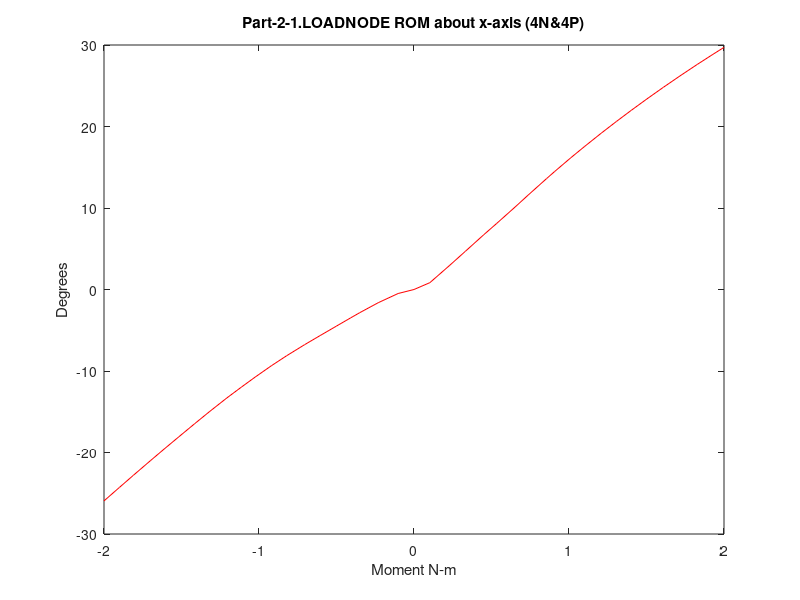

Recreate this plot in MATLAB. (Note: this script raises an error after producing the figure.)
%% Range of  motion for model1_slideslide_tether
%% Part-2-1.LOADNODE
% extension (4N) data converted to degrees
ta=[2 2.05126 2.11533 2.17471 2.20404 2.25121 2.30289 2.35286 2.41117 2.46025 2.51267 2.5564 2.60334 2.66048 2.70822 2.759 2.80923 2.85061 2.90524 2.95003 3];
ur1a=(180/pi)*(0.0343387+[-0.0343387 -0.0429201 -0.062598 -0.0838509 -0.094953 -0.113104 -0.133013 -0.152484 -0.176322 -0.197695 -0.222041 -0.243173 -0.266386 -0.296278 -0.322115 -0.350006 -0.377826 -0.401093 -0.43221 -0.458065 -0.487047 ]);
ur2a=(180/pi)*(.00224762-[0.00224762 0.00505269 0.00683826 0.00727942 0.00728281 0.00724545 0.0072799 0.00714677 0.00661724 0.00586728 0.00466183 0.0033276 0.00172283 -0.00023931 -0.00199712 -0.00416294 -0.0064378 -0.00835577 -0.0109701 -0.0131941 -0.0157246 ]);
ur3a=(180/pi)*(.0151339-[0.0151339 0.0171381 0.01888 0.0200511 0.0205004 0.0211848 0.0222253 0.0233582 0.0244635 0.0252297 0.0258702 0.0261898 0.0263714 0.0265608 0.0267186 0.0267343 0.0265913 0.026393 0.0260247 0.0257179 0.0253773 ]);

% flexion (4P) data converted to degrees
tb=[2 2.05126 2.11533 2.16533 2.2247 2.26689 2.32627 2.36846 2.42783 2.4542 2.50615 2.55076 2.60453 2.65273 2.70062 2.75176 2.80444 2.85837 2.91342 2.96196 3];
ur1b=(180/pi)*(.0343387+[-0.0343387 -0.0196593 0.0175096 0.0472352 0.0827577 0.107235 0.14238 0.167979 0.203274 0.218599 0.247959 0.272234 0.300711 0.3254 0.349241 0.373971 0.398679 0.423214 0.447535 0.46829 0.484186 ]);
ur2b=(180/pi)*(-.00224762+[0.00224762 0.0107461 0.0195767 0.0246747 0.0298488 0.0324576 0.0352449 0.036793 0.0385644 0.0391674 0.0401757 0.0409357 0.0417242 0.0423697 0.0429618 0.0435377 0.0441241 0.0447308 0.0453507 0.0458527 0.0462281 ]);
ur3b=(180/pi)*(-.0151339+[0.0151339 0.021277 0.0278833 0.0315037 0.0342973 0.0354652 0.0372058 0.0379489 0.0380332 0.0378227 0.0370547 0.0361152 0.0350103 0.0339693 0.0329096 0.0317781 0.0306796 0.029644 0.028702 0.0279152 0.0273484 ]);

% lateral bending (5N) data converted to degrees
ta5=[2 2.05126 2.11533 2.16533 2.2247 2.25107 2.30644 2.35622 2.40972 2.46023 2.50711 2.55164 2.60232 2.65142 2.72191 2.77012 2.80437 2.86374 2.90593 2.9903 3];
ur1a5=(180/pi)*(.0343387+[-0.0343387 -0.0343986 -0.0316546 -0.0295464 -0.0280124 -0.0277298 -0.0284788 -0.0307431 -0.0349661 -0.0404483 -0.0465747 -0.0533291 -0.0622483 -0.072034 -0.0878631 -0.0989752 -0.106738 -0.119969 -0.12891 -0.145497 -0.147319]);
ur2a5=(180/pi)*(-.00224762+[0.00224762 -0.00290354 -0.0240878 -0.0444089 -0.0692083 -0.0802835 -0.103072 -0.122762 -0.143113 -0.161953 -0.179221 -0.195333 -0.213332 -0.230401 -0.253613 -0.268154 -0.277857 -0.293893 -0.304506 -0.324426 -0.326665]);
ur3a5=(180/pi)*(-.0151339+[0.0151339 0.0114363 -0.00618317 -0.0234763 -0.0447826 -0.0542516 -0.0732787 -0.0890447 -0.104434 -0.117769 -0.129258 -0.139481 -0.150652 -0.161033 -0.174184 -0.181856 -0.186845 -0.194938 -0.200197 -0.209704 -0.210737]);

% lateral bending (5P) data converted to degrees
tb5=[2 2.05126 2.10091 2.15165 2.20195 2.26309 2.30825 2.35242 2.40115 2.45206 2.50453 2.55201 2.60315 2.66299 2.70555 2.75188 2.8058 2.85226 2.9048 2.95124 3];
ur1b5=(180/pi)*(.0343387+[-0.0343387 -0.0329761 -0.0282085 -0.0224677 -0.0179321 -0.0152707 -0.015095 -0.0162459 -0.0192414 -0.024322 -0.0315731 -0.0397942 -0.0501965 -0.0642589 -0.0750709 -0.08719 -0.101044 -0.112297 -0.124195 -0.133992 -0.143574]);
ur2b5=(180/pi)*(-.00224762+[0.00224762 0.0227945 0.0486374 0.0768306 0.103934 0.135032 0.156628 0.176546 0.197523 0.21859 0.239608 0.258169 0.277341 0.298916 0.313414 0.327685 0.342613 0.354271 0.366411 0.376458 0.386506]);
ur3b5=(180/pi)*(-.0151339+[0.0151339 0.0301092 0.0511333 0.0748778 0.0982757 0.124874 0.143054 0.159674 0.176779 0.193636 0.209882 0.223534 0.237142 0.251372 0.260503 0.268749 0.276724 0.282543 0.288149 0.292778 0.297523 ]);

% axial roation (6N) data converted to degrees.
ta6=[2 2.05026 2.11433 2.16433 2.21433 2.26433 2.31433 2.36433 2.41433 2.46433 2.51433 2.56433 2.61433 2.66433 2.70261 2.75271 2.82501 2.85634 2.92405 2.9575 3];
ur1a6=(180/pi)*(.0343387+[-0.0343387 0.0172967 0.0264968 0.0322873 0.0352965 0.0370636 0.0389244 0.040875 0.0436022 0.0450558 0.0474968 0.0498123 0.0527043 0.0548587 0.0570845 0.0619776 0.0645461 0.0672414 0.0696797 0.0737381 0.0758544]);
ur2a6=(180/pi)*(-.00224762+[0.00224762 0.00353964 -0.0278401 -0.0419204 -0.0566276 -0.0685239 -0.0805712 -0.0922899 -0.107368 -0.114411 -0.123825 -0.131892 -0.141199 -0.147408 -0.153285 -0.16408 -0.16899 -0.173684 -0.177592 -0.18355 -0.186439]);
ur3a6=(180/pi)*(-.0151339+[0.0151339 -0.000298985 -0.0454191 -0.0684407 -0.0901054 -0.107379 -0.124798 -0.142002 -0.164629 -0.17549 -0.190444 -0.203338 -0.21865 -0.229102 -0.239238 -0.258765 -0.268115 -0.277267 -0.285116 -0.297527 -0.30378]);

% axial rotation (6P) data converted to degrees
tb6=[2 2.05126 2.10091 2.15535 2.20061 2.25209 2.30561 2.36555 2.40191 2.4653 2.51879 2.5529 2.60117 2.65273 2.7052 2.76398 2.80076 2.87223 2.92223 2.95699 3];
ur1b6=(180/pi)*(.0343387+[-0.0343387 -0.0327078 -0.026392 -0.0157587 -0.00548349 0.00523403 0.0148991 0.0234711 0.027985 0.034321 0.0387739 0.041286 0.0445064 0.0475931 0.0504994 0.0536639 0.0556168 0.0594421 0.0621948 0.0641459 0.0666459]);
ur2b6=(180/pi)*(-.00224762+[0.00224762 0.0197621 0.042054 0.0675632 0.0875551 0.108171 0.127502 0.14721 0.158109 0.175163 0.187988 0.195529 0.205375 0.214895 0.223785 0.232776 0.237925 0.24713 0.253005 0.256977 0.261702 ]);
ur3b6=(180/pi)*(-.0151339+[0.0151339 0.0349672 0.0623539 0.0969771 0.126342 0.157106 0.185322 0.211801 0.226298 0.249079 0.266621 0.277135 0.291053 0.304897 0.318233 0.33236 0.340794 0.356435 0.366867 0.374009 0.382714]);

%% Part-2-1.N-C4-EP
% extension (4N) data converted to degrees
tc=[2 2.05126 2.11533 2.17471 2.20404 2.25121 2.30289 2.35286 2.41117 2.46025 2.51267 2.5564 2.60334 2.66048 2.70822 2.759 2.80923 2.85061 2.90524 2.95003 3];
ur1c=(180/pi)*(.0533468+[-0.0533468 -0.0576258 -0.0692695 -0.0816738 -0.0884144 -0.0997754 -0.112876 -0.126935 -0.14478 -0.16075 -0.178881 -0.195166 -0.213628 -0.237957 -0.259142 -0.282544 -0.306299 -0.32639 -0.353442 -0.376072 -0.401468]);
ur2c=(180/pi)*(-.00222095+[0.00222095 0.00540294 0.00831296 0.0106367 0.0116593 0.0130803 0.0143768 0.0153482 0.0161963 0.0167081 0.0169189 0.016802 0.0164654 0.0159024 0.0151564 0.0139653 0.0125477 0.01119 0.00920282 0.00740138 0.0052625]);
ur3c=(180/pi)*(-.0120205+[0.0120205 0.0140399 0.0162592 0.0183819 0.0193323 0.0206035 0.021988 0.0234075 0.0248871 0.0259601 0.0268357 0.0273596 0.0277503 0.0280832 0.0282201 0.0281844 0.0279598 0.0276451 0.0270897 0.0265701 0.0259201]);

% flexion (4P) data converted to degrees
td=[2 2.05126 2.11533 2.16533 2.2247 2.26689 2.32627 2.36846 2.42783 2.4542 2.50615 2.55076 2.60453 2.65273 2.70062 2.75176 2.80444 2.85837 2.91342 2.96196 3];
ur1d=(180/pi)*(.0533468+[-0.0533468 -0.0445415 -0.0151627 0.00746568 0.0345007 0.0529839 0.0799394 0.0995668 0.126572 0.138276 0.160667 0.179131 0.200758 0.219555 0.237727 0.256595 0.275472 0.294239 0.31282 0.328751 0.340968 ]);
ur2d=(180/pi)*(-.00222095+[0.00222095 0.0099748 0.0178732 0.0221819 0.0266054 0.0287981 0.0310892 0.0323342 0.033771 0.0342385 0.035014 0.0356052 0.0361782 0.0366497 0.0371124 0.0375709 0.0380409 0.0385216 0.0390042 0.0394204 0.039733]);
ur3d=(180/pi)*(-.0120205+[0.0120205 0.0177755 0.0242068 0.0276793 0.0304203 0.031635 0.0335122 0.0344113 0.0347759 0.0346988 0.0342181 0.033526 0.0326923 0.0318924 0.0310474 0.0301368 0.0292414 0.0283828 0.0275588 0.0269224 0.0264775]);

% lateral bending (5N) data converted to degrees
tc5=[2 2.05126 2.11533 2.16533 2.2247 2.25107 2.30644 2.35622 2.40972 2.46023 2.50711 2.55164 2.60232 2.65142 2.72191 2.77012 2.80437 2.86374 2.90593 2.9903 3];
ur1c5=(180/pi)*(.0533468+[-0.0533468 -0.0531734 -0.0490715 -0.0458393 -0.04282 -0.0417507 -0.0405847 -0.0412863 -0.0440339 -0.0482786 -0.0534476 -0.0592616 -0.0670354 -0.0757254 -0.0897556 -0.0995351 -0.106401 -0.118043 -0.125991 -0.140938 -0.142606  ]);
ur2c5=(180/pi)*(-.00222095+[0.00222095 0.00176625 -0.0122755 -0.0272494 -0.0457757 -0.0540905 -0.0712901 -0.0863514 -0.102115 -0.116915 -0.130636 -0.143504 -0.157918 -0.171629 -0.190107 -0.201504 -0.209046 -0.221387 -0.22948 -0.244507 -0.246179]);
ur3c5=(180/pi)*(-.0120205+[0.0120205 0.0114394 -0.00133528 -0.0150648 -0.0321718 -0.0398161 -0.0551195 -0.0678303 -0.0802879 -0.091117 -0.100498 -0.10888 -0.118113 -0.126764 -0.137564 -0.143708 -0.147692 -0.154185 -0.158408 -0.166075 -0.166919]);

% lateral bending (5P) data converted to degrees
td5=[2 2.05126 2.10091 2.15165 2.20195 2.26309 2.30825 2.35242 2.40115 2.45206 2.50453 2.55201 2.60315 2.66299 2.70555 2.75188 2.8058 2.85226 2.9048 2.95124 3];
ur1d5=(180/pi)*(.0533468+[-0.0533468 -0.0527352 -0.0482796 -0.0427134 -0.0382235 -0.0354477 -0.0350752 -0.0359569 -0.0385202 -0.0430627 -0.0497747 -0.0575602 -0.0672953 -0.0805141 -0.0907335 -0.102124 -0.11505 -0.125503 -0.136565 -0.145665 -0.154566]);
ur2d5=(180/pi)*(-.00222095+[0.00222095 0.0176446 0.0377462 0.0599483 0.0811823 0.105457 0.122319 0.13792 0.154411 0.171007 0.187605 0.202356 0.217579 0.23477 0.246298 0.257402 0.268814 0.277551 0.286574 0.293998 0.301379]);
ur3d5=(180/pi)*(-.0120205+[0.0120205 0.0234178 0.040508 0.0601078 0.0794323 0.101294 0.116236 0.129974 0.144116 0.158165 0.171718 0.183176 0.194607 0.206607 0.214341 0.221134 0.227559 0.232111 0.236418 0.239991 0.243687]);

% axial rotation (6N) data converted to degrees
tc6=[2 2.05026 2.11433 2.16433 2.21433 2.26433 2.31433 2.36433 2.41433 2.46433 2.51433 2.56433 2.61433 2.66433 2.70261 2.75271 2.82501 2.85634 2.92405 2.9575 3];
ur1c6=(180/pi)*(.0533468+[-0.0533468 -0.00260764 0.00708994 0.0131457 0.016518 0.0186506 0.0209167 0.0230631 0.0259108 0.0273645 0.0297765 0.0319926 0.0346886 0.0366946 0.0387583 0.0431612 0.0454135 0.0477778 0.0499112 0.0534147 0.0552396]);
ur2c6=(180/pi)*(-.00222095+[0.00222095 0.00771031 -0.0175129 -0.0280425 -0.0389416 -0.0476829 -0.0565036 -0.0649998 -0.0757772 -0.0808033 -0.0875056 -0.0933254 -0.100107 -0.10464 -0.108933 -0.116899 -0.120528 -0.124017 -0.126925 -0.131398 -0.133603]);
ur3c6=(180/pi)*(-.0120205+[0.0120205 0.000819699 -0.0384628 -0.0579543 -0.0757145 -0.0896423 -0.103613 -0.117302 -0.135192 -0.143731 -0.155437 -0.165505 -0.177461 -0.185631 -0.193546 -0.208786 -0.216069 -0.223199 -0.229299 -0.238961 -0.243827]);

% axial rotation (6P) data converted to degrees
td6=[2 2.05126 2.10091 2.15535 2.20061 2.25209 2.30561 2.36555 2.40191 2.4653 2.51879 2.5529 2.60117 2.65273 2.7052 2.76398 2.80076 2.87223 2.92223 2.95699 3];
ur1d6=(180/pi)*(.0533468+[-0.0533468 -0.05214 -0.0459119 -0.0352029 -0.0248809 -0.0141796 -0.00457925 0.00390598 0.00844438 0.0147708 0.0191886 0.0217487 0.0250791 0.0283177 0.0314567 0.0348465 0.0369238 0.0409369 0.0437859 0.0458037 0.0483735 ]);
ur2d6=(180/pi)*(-.00222095+[0.00222095 0.0160784 0.0339458 0.0544377 0.07007 0.0860769 0.100905 0.115907 0.124143 0.136935 0.146507 0.152084 0.159326 0.166221 0.172574 0.178955 0.182609 0.189059 0.193157 0.19594 0.199246  ]);
ur3d6=(180/pi)*(-.0120205+[0.0120205 0.0281838 0.0515285 0.0815671 0.106927 0.133325 0.157184 0.179077 0.190914 0.209432 0.223669 0.232143 0.243282 0.254313 0.264873 0.276027 0.282679 0.29498 0.303195 0.308833 0.315711]);

%% part-2-1.N-C5-EP
% extension (4N) data converted to degrees
te=[2 2.05126 2.11533 2.17471 2.20404 2.25121 2.30289 2.35286 2.41117 2.46025 2.51267 2.5564 2.60334 2.66048 2.70822 2.759 2.80923 2.85061 2.90524 2.95003 3];
ur1e=(180/pi)*(.0325128+[-0.0325128 -0.025722 -0.0226721 -0.0223314 -0.0228913 -0.0247992 -0.0277578 -0.0320244 -0.0388926 -0.0459808 -0.0547503 -0.0631105 -0.0729374 -0.0857422 -0.0971042 -0.109848 -0.123131 -0.134347 -0.149369 -0.162024 -0.176733]);
ur2e=(180/pi)*(.00634995+[-0.00634995 -0.00374986 -0.000426013 0.00208346 0.00311539 0.00468463 0.00603325 0.00694955 0.00787491 0.00857283 0.00905358 0.00920045 0.00919257 0.0091397 0.00877185 0.00813501 0.00728558 0.00640361 0.00507597 0.00387513 0.00246004]);
ur3e=(180/pi)*(.000203499+[-0.000203499 0.000953407 0.00267603 0.00404081 0.00457743 0.00535503 0.00610483 0.00680815 0.00764978 0.00831529 0.0088179 0.00906798 0.00921447 0.00935254 0.00930036 0.00918825 0.0089852 0.00869382 0.00817165 0.00769596 0.00715516]);

% flexion (4P) data converted to degrees
tf=[2 2.05126 2.11533 2.16533 2.2247 2.26689 2.32627 2.36846 2.42783 2.4542 2.50615 2.55076 2.60453 2.65273 2.70062 2.75176 2.80444 2.85837 2.91342 2.96196 3 ];
ur1f=(180/pi)*(.0325128+[-0.0325128 -0.023006 -0.0160839 -0.00201638 0.0170957 0.0302031 0.0499545 0.0637694 0.0823229 0.0902978 0.10555 0.118177 0.132983 0.145879 0.158392 0.171444 0.184494 0.197448 0.210191 0.221057 0.229323]);
ur2f=(180/pi)*(.00634995+[-0.00634995 -0.00128743 0.001702 0.00449468 0.00744092 0.00894586 0.0106953 0.0118171 0.0134371 0.0140763 0.0152302 0.0161592 0.0171729 0.0179697 0.0187082 0.0194221 0.0201344 0.020825 0.0214823 0.0220268 0.0224277]);
ur3f=(180/pi)*(.000203499+[-0.000203499 0.00289887 0.00545796 0.00747187 0.00847268 0.00880757 0.00986566 0.0104275 0.0106052 0.0105267 0.0101609 0.00963358 0.00895697 0.00839478 0.007809 0.00717045 0.0065536 0.0059642 0.00540788 0.00499349 0.00472171]);

% lateral bending (5N) data converted to degrees
te5=[2 2.05126 2.11533 2.16533 2.2247 2.25107 2.30644 2.35622 2.40972 2.46023 2.50711 2.55164 2.60232 2.65142 2.72191 2.77012 2.80437 2.86374 2.90593 2.9903 3];
ur1e5=(180/pi)*(.0325128+[-0.0325128 -0.0221577 -0.0173343 -0.015363 -0.0144072 -0.0145264 -0.0157091 -0.0177157 -0.0213183 -0.0262441 -0.0318186 -0.0376903 -0.0453437 -0.0537365 -0.0664274 -0.0749265 -0.0807785 -0.0906083 -0.0971816 -0.109432 -0.110798]);
ur2e5=(180/pi)*(.00634995+[-0.00634995 -0.00364083 -0.00911853 -0.0176298 -0.0290139 -0.0341486 -0.0453736 -0.055778 -0.0670591 -0.0778642 -0.088038 -0.0976694 -0.108555 -0.118929 -0.132487 -0.140568 -0.145808 -0.154226 -0.159604 -0.169275 -0.170335]);
ur3e5=(180/pi)*(.000203499+[-0.000203499 0.00156123 -0.00333539 -0.0109594 -0.0211185 -0.0256478 -0.034944 -0.0430841 -0.0513518 -0.0587004 -0.0651292 -0.0709169 -0.0774914 -0.0837328 -0.0910804 -0.0950629 -0.0975912 -0.101663 -0.104239 -0.108745 -0.109237]);

% lateral bending (5P) data converted to degrees
tf5=[2 2.05126 2.10091 2.15165 2.20195 2.26309 2.30825 2.35242 2.40115 2.45206 2.50453 2.55201 2.60315 2.66299 2.70555 2.75188 2.8058 2.85226 2.9048 2.95124 3];
ur1f5=(180/pi)*(.0325128+[-0.0325128 -0.0225983 -0.019835 -0.0187971 -0.0188736 -0.0196588 -0.0209634 -0.0230951 -0.0267975 -0.0321659 -0.0394032 -0.0474547 -0.0571887 -0.0700762 -0.0797133 -0.0899984 -0.101439 -0.110632 -0.120227 -0.128264 -0.136297]);
ur2f5=(180/pi)*(.00634995+[-0.00634995 0.00237762 0.0132651 0.0259612 0.038901 0.055509 0.0677454 0.0792664 0.091629 0.104213 0.116853 0.128163 0.139797 0.152854 0.161411 0.169229 0.176928 0.182582 0.188185 0.192788 0.197388]);
ur3f5=(180/pi)*(.000203499+[-0.000203499 0.00464063 0.0127841 0.0230715 0.0343015 0.0488168 0.0592842 0.0691302 0.0794595 0.0899611 0.100158 0.108846 0.117503 0.126508 0.132233 0.136816 0.140911 0.143866 0.146671 0.148857 0.151091]);

% axial rotation (6N) data converted to degrees
te6=[2 2.05026 2.11433 2.16433 2.21433 2.26433 2.31433 2.36433 2.41433 2.46433 2.51433 2.56433 2.61433 2.66433 2.70261 2.75271 2.82501 2.85634 2.92405 2.9575 3];
ur1e6=(180/pi)*(.0325128+[-0.0325128 0.0187604 0.0224726 0.0225898 0.0224039 0.0229583 0.0241558 0.0256807 0.0278237 0.0289645 0.0309327 0.0327019 0.0348844 0.0365037 0.0381819 0.0418244 0.0437006 0.0457062 0.0475221 0.0504776 0.0520042]);
ur2e6=(180/pi)*(.00634995+[-0.00634995 0.00439399 -0.00923824 -0.0149053 -0.0219229 -0.0277266 -0.0335108 -0.0389437 -0.0459698 -0.0492897 -0.0537097 -0.0575144 -0.061913 -0.0647996 -0.0675354 -0.072591 -0.074895 -0.0770946 -0.0789196 -0.0816461 -0.0829511 ]);
ur3e6=(180/pi)*(.000203499+[-0.000203499 -0.00450434 -0.028267 -0.0392703 -0.0500433 -0.0588065 -0.0676674 -0.0762846 -0.0876452 -0.093074 -0.100483 -0.106841 -0.114344 -0.119418 -0.124318 -0.133693 -0.13816 -0.142539 -0.146283 -0.152151 -0.155081]);

% axial rotation (6P) data converted to degrees
tf6=[2 2.05126 2.10091 2.15535 2.20061 2.25209 2.30561 2.36555 2.40191 2.4653 2.51879 2.5529 2.60117 2.65273 2.7052 2.76398 2.80076 2.87223 2.92223 2.95699 3];
ur1f6=(180/pi)*(.0325128+[-0.0325128 -0.0217948 -0.0173616 -0.0130705 -0.00875734 -0.00264113 0.00406519 0.0103808 0.0138134 0.0185842 0.021977 0.0239227 0.0263715 0.0288365 0.0312919 0.0341155 0.0359182 0.0394504 0.0420042 0.0437887 0.046048]);
ur2f6=(180/pi)*(.00634995+[-0.00634995 0.00117472 0.0100597 0.0199642 0.0280381 0.0376055 0.0474459 0.0579245 0.0636494 0.0724247 0.0788317 0.0825001 0.087136 0.0914739 0.095396 0.0993049 0.101503 0.10529 0.107594 0.109127 0.110904 ]);
ur3f6=(180/pi)*(.000203499+[-0.000203499 0.00827927 0.021397 0.0395477 0.0561263 0.0743338 0.0912873 0.10674 0.115018 0.127801 0.137437 0.143087 0.150348 0.157476 0.164239 0.171359 0.175577 0.183308 0.188419 0.191907 0.196144 ]);

%% part-2-1.N-C6-EP
% extension (4N) data converted to degrees
tg=[2 2.05126 2.11533 2.17471 2.20404 2.25121 2.30289 2.35286 2.41117 2.46025 2.51267 2.5564 2.60334 2.66048 2.70822 2.759 2.80923 2.85061 2.90524 2.95003 3];
ur1g=(180/pi)*(.0177797+[-0.0177797 -0.00990184 -0.00114846 0.00582196 0.008853 0.0123708 0.0142727 0.0150299 0.0149223 0.0141092 0.012714 0.0110881 0.00883712 0.00535146 0.00152873 -0.00359344 -0.00975731 -0.0156461 -0.0240915 -0.0316422 -0.0406687]);
ur2g=(180/pi)*(.00426295+[-0.00426295 -0.00304572 -0.0014144 -6.8596E-005 0.000522006 0.00146187 0.00249699 0.00327732 0.00399048 0.00448685 0.00497666 0.00532732 0.00561212 0.00590511 0.00614128 0.00634161 0.00647807 0.00638813 0.00598738 0.00556422 0.00505436 ]);
ur3g=(180/pi)*(.00262+[-0.00262 -0.00231196 -0.00196302 -0.00171653 -0.00161188 -0.00139294 -0.00093998 -0.000452892 5.22665E-005 0.000434203 0.000848505 0.00117436 0.00145286 0.00175015 0.00207098 0.00244689 0.00283556 0.00304311 0.00316549 0.00319274 0.00321282 ]);

% flexion (4P) data converted to degrees
tf=[2 2.05126 2.11533 2.16533 2.2247 2.26689 2.32627 2.36846 2.42783 2.4542 2.50615 2.55076 2.60453 2.65273 2.70062 2.75176 2.80444 2.85837 2.91342 2.96196 3];
ur1h=(180/pi)*(.0177797+[-0.0177797 -0.00955834 -0.0110014 -0.0098288 -0.00433789 0.00419642 0.0174581 0.0250159 0.0347212 0.0389015 0.0468615 0.0533607 0.0610127 0.0677167 0.0741981 0.0808863 0.0876056 0.0942935 0.10085 0.106436 0.110677 ]);
ur2h=(180/pi)*(.00426295+[-0.00426295 -0.00209535 -0.000439002 0.000849059 0.00255295 0.00404429 0.00546186 0.00605652 0.00683722 0.00712557 0.00772207 0.00823475 0.00884663 0.00935041 0.00980698 0.0102261 0.0105963 0.0109597 0.0112999 0.0115797 0.0117857]);
ur3h=(180/pi)*(.00262+[-0.00262 -0.00147005 0.000189989 0.00141293 0.00260695 0.00281525 0.00405724 0.00452169 0.0045121 0.0044084 0.00403523 0.00359983 0.00305183 0.00257863 0.00213304 0.00168018 0.00122496 0.000784477 0.000376463 6.84964E-005 -0.000119776]);

% lateral bending (5N) data converted to degrees
tg5=[2 2.05126 2.11533 2.16533 2.2247 2.25107 2.30644 2.35622 2.40972 2.46023 2.50711 2.55164 2.60232 2.65142 2.72191 2.77012 2.80437 2.86374 2.90593 2.9903 3];
ur1g5=(180/pi)*(.0177797+[-0.0177797 -0.00649072 -0.00148287 0.00160419 0.00543445 0.00660652 0.00787463 0.00812599 0.0071566 0.00487814 0.00199788 -0.00153056 -0.00627566 -0.0114799 -0.0187845 -0.023688 -0.0270528 -0.0325844 -0.0362522 -0.0433779 -0.0441833]);
ur2g5=(180/pi)*(.00426295+[-0.00426295 -0.00120827 -0.000393316 -0.00240295 -0.00721028 -0.00953634 -0.0149985 -0.0204248 -0.0267092 -0.032961 -0.0389813 -0.0449101 -0.0516804 -0.0580305 -0.0659075 -0.0706199 -0.0736213 -0.0783399 -0.0813241 -0.0868075 -0.0874118 ]);
ur3g5=(180/pi)*(.00262+[-0.00262 -0.000498319 4.18593E-005 -0.00195004 -0.00636012 -0.00854994 -0.0130631 -0.0169871 -0.0210476 -0.0245795 -0.0276356 -0.0305925 -0.0341196 -0.0375062 -0.0411505 -0.0431605 -0.0444128 -0.0463864 -0.0476033 -0.0498016 -0.0500415  ]);

% lateral bending (5P) data converted to degrees
th5=[2 2.05126 2.10091 2.15165 2.20195 2.26309 2.30825 2.35242 2.40115 2.45206 2.50453 2.55201 2.60315 2.66299 2.70555 2.75188 2.8058 2.85226 2.9048 2.95124 3];
ur1h5=(180/pi)*(.0177797+[-0.0177797 -0.00599504 -0.00162482 0.0010587 0.003647 0.00564336 0.00592261 0.00490265 0.00243378 -0.00162509 -0.00704453 -0.0126442 -0.0198096 -0.0285387 -0.0347097 -0.0413382 -0.0484359 -0.0541469 -0.0600259 -0.0649938 -0.0699685]);
ur2h5=(180/pi)*(.00426295+[-0.00426295 -0.00213696 0.000507663 0.00472736 0.0111179 0.0203805 0.0276652 0.035055 0.0430864 0.0514565 0.0597678 0.0670566 0.0749285 0.0834157 0.0886976 0.0935588 0.0980659 0.10127 0.104318 0.106802 0.109265]);
ur3h5=(180/pi)*(.00262+[-0.00262 -0.00247466 -0.00102281 0.00195442 0.00697115 0.01439 0.0201041 0.0258963 0.0320699 0.0385739 0.0447403 0.0497694 0.055383 0.0607616 0.0640228 0.0668412 0.0691556 0.0707753 0.0722402 0.0733805 0.074505]);

% axial rotation (6N) data converted to degrees
tg6=[2 2.05026 2.11433 2.16433 2.21433 2.26433 2.31433 2.36433 2.41433 2.46433 2.51433 2.56433 2.61433 2.66433 2.70261 2.75271 2.82501 2.85634 2.92405 2.9575 3];
ur1g6=(180/pi)*(.0177797+[-0.0177797 0.0175893 0.0182682 0.0180534 0.0182544 0.0185727 0.0190583 0.0196251 0.0205693 0.0211005 0.0220169 0.022998 0.0243367 0.0253454 0.0263725 0.0285099 0.029599 0.0307804 0.0318469 0.0335938 0.0344939 ]);
ur2g6=(180/pi)*(.00426295+[-0.00426295 0.00438198 -0.00282225 -0.00618609 -0.00991318 -0.0131008 -0.0163648 -0.0194204 -0.023356 -0.0251267 -0.0274657 -0.0294615 -0.0316838 -0.0331147 -0.0344387 -0.0368484 -0.037962 -0.0390486 -0.0399585 -0.0413288 -0.0419785]);
ur3g6=(180/pi)*(.00262+[-0.00262 -0.00352762 -0.0134036 -0.0182051 -0.0232128 -0.0274086 -0.0317721 -0.036098 -0.0419375 -0.0447272 -0.0485639 -0.0518674 -0.0557321 -0.0583299 -0.0607932 -0.0654666 -0.0677075 -0.0699304 -0.0718404 -0.0748185 -0.0763009]);

% axial rotation (6P) data converted to degrees
th6=[2 2.05026 2.11433 2.16433 2.21433 2.26433 2.31433 2.36433 2.41433 2.46433 2.51433 2.56433 2.61433 2.66433 2.70261 2.75271 2.82501 2.85634 2.92405 2.9575 3];
ur1h6=(180/pi)*(.0177797+[-0.0177797 -0.00643032 -0.00276665 -0.000287659 0.00189918 0.00466957 0.00712658 0.010309 0.0118179 0.0141924 0.0159702 0.0170047 0.0183529 0.0197604 0.0211965 0.0228257 0.0238839 0.0259812 0.0274887 0.028538 0.0298709 ]);
ur2h6=(180/pi)*(.00426295+[-0.00426295 -0.0020569 6.80864E-005 0.00316607 0.00759384 0.0138627 0.0205456 0.0273887 0.0311491 0.0368245 0.0408925 0.043162 0.0459848 0.0486109 0.0510034 0.0533661 0.054663 0.0568482 0.058133 0.0589902 0.0599951]);
ur3h6=(180/pi)*(.00262+[-0.00262 3.79488E-005 0.00432455 0.0114208 0.0192481 0.0287779 0.0377263 0.0465384 0.0512752 0.0586307 0.0640889 0.0672578 0.0712811 0.0752007 0.0789342 0.0828485 0.0851333 0.0892825 0.0919933 0.0938463 0.0960939]);

%% part-2-1.N-C7-EP

% flexion (4N) data converted to degrees
ti=[2 2.05126 2.11533 2.17471 2.20404 2.25121 2.30289 2.35286 2.41117 2.46025 2.51267 2.5564 2.60334 2.66048 2.70822 2.759 2.80923 2.85061 2.90524 2.95003 3];
ur1i=(180/pi)*(1.97703E-005+[-1.97703E-005 7.49078E-006 4.56151E-005 7.9374E-005 9.53054E-005 0.000124635 0.000152381 0.000173395 0.000192641 0.000204186 0.000213414 0.000219163 0.000222654 0.000223462 0.000224368 0.00022554 0.000225079 0.000218892 0.000204478 0.000189318 0.000170359]);
ur2i=(180/pi)*(1.53832E-005+[-1.53832E-005 -1.61484E-005 -1.5548E-005 -1.46259E-005 -1.42128E-005 -1.24567E-005 -9.00603E-006 -5.19866E-006 -1.2369E-006 2.02175E-006 5.29629E-006 8.01739E-006 1.09536E-005 1.50004E-005 1.83683E-005 2.17049E-005 2.49387E-005 2.76458E-005 3.12035E-005 3.29275E-005 3.34385E-005]);
ur3i=(180/pi)*(3.26126E-007+[-3.26126E-007 -2.1874E-006 -2.88955E-006 -3.72793E-006 -4.04316E-006 -6.61271E-006 -1.05818E-005 -1.34771E-005 -1.60852E-005 -1.83194E-005 -2.04365E-005 -2.2327E-005 -2.45951E-005 -2.83933E-005 -3.1879E-005 -3.59168E-005 -4.02162E-005 -4.3801E-005 -4.92655E-005 -5.40821E-005 -5.81712E-005]);

% extension (4P) data converted to degrees
th=[2 2.05126 2.11533 2.16533 2.2247 2.26689 2.32627 2.36846 2.42783 2.4542 2.50615 2.55076 2.60453 2.65273 2.70062 2.75176 2.80444 2.85837 2.91342 2.96196 3];
ur1j=(180/pi)*(1.97703E-005+[-1.97703E-005 -3.38997E-007 -1.95795E-005 -3.42259E-005 -4.17375E-005 -3.67685E-005 -2.04987E-005 1.52992E-005 6.90025E-005 9.26441E-005 0.00013985 0.000179992 0.000227531 0.00027036 0.000313542 0.000360038 0.000407744 0.000457024 0.000508083 0.000553369 0.000589061 ]);
ur2j=(180/pi)*(1.53832E-005+[-1.53832E-005 -1.62088E-005 -1.49581E-005 -1.40947E-005 -1.35072E-005 -1.24379E-005 -7.23316E-006 -4.77896E-006 -1.94039E-006 -5.00721E-007 1.40516E-006 2.75598E-006 4.53052E-006 5.95279E-006 7.34701E-006 8.802E-006 9.97045E-006 1.10887E-005 1.22394E-005 1.33151E-005 1.411E-005]);
ur3j=(180/pi)*(3.26126E-007+[-3.26126E-007 -1.13602E-006 1.088E-006 2.53147E-006 5.07206E-006 5.83142E-006 4.25762E-006 2.23096E-006 -1.45821E-006 -3.40078E-006 -7.40136E-006 -1.11493E-005 -1.57791E-005 -1.9793E-005 -2.38055E-005 -2.81257E-005 -3.27375E-005 -3.74806E-005 -4.24858E-005 -4.68775E-005 -5.04137E-005 ]);

% lateral bending (5N) data converted to degrees
ti5=[2 2.05126 2.11533 2.16533 2.2247 2.25107 2.30644 2.35622 2.40972 2.46023 2.50711 2.55164 2.60232 2.65142 2.72191 2.77012 2.80437 2.86374 2.90593 2.9903 3 ];
ur1i5=(180/pi)*(1.97703E-005+[-1.97703E-005 1.66606E-005 3.21456E-005 4.15099E-005 5.4681E-005 6.42926E-005 8.48283E-005 0.000104544 0.000126172 0.000144035 0.000157634 0.000167801 0.000175293 0.00017763 0.00016699 0.000153379 0.000141903 0.000119767 0.000102733 6.77268E-005 6.36597E-005 ]);
ur2i5=(180/pi)*(1.53832E-005+[-1.53832E-005 -1.43855E-005 -6.30448E-006 -3.14407E-006 -3.6855E-006 -7.49609E-006 -1.81732E-005 -3.00875E-005 -4.50705E-005 -6.00532E-005 -7.4666E-005 -8.9661E-005 -0.000108652 -0.000128295 -0.000159555 -0.000182437 -0.000198306 -0.000225885 -0.000244553 -0.000280405 -0.000284488 ]);
ur3i5=(180/pi)*(3.26126E-007+[-3.26126E-007 1.01531E-005 1.79174E-005 2.08519E-005 2.12303E-005 1.99476E-005 1.7394E-005 1.53393E-005 1.4107E-005 1.38857E-005 1.47467E-005 1.65705E-005 2.02862E-005 2.48605E-005 3.22911E-005 3.95733E-005 4.5427E-005 5.64589E-005 6.45256E-005 8.10859E-005 8.30289E-005]);

% lateral bending (5P) data converted to degrees
tj5=[2 2.05126 2.10091 2.15165 2.20195 2.26309 2.30825 2.35242 2.40115 2.45206 2.50453 2.55201 2.60315 2.66299 2.70555 2.75188 2.8058 2.85226 2.9048 2.95124 3];
ur1j5=(180/pi)*(1.97703E-005+[-1.97703E-005 1.54032E-005 2.70743E-005 3.32479E-005 4.2339E-005 6.05868E-005 7.52807E-005 9.10495E-005 0.000108061 0.000123215 0.000135273 0.000142001 0.000145859 0.000140123 0.000130201 0.000107254 7.57084E-005 4.84766E-005 1.78747E-005 -8.66837E-006 -3.58253E-005  ]);
ur2j5=(180/pi)*(1.53832E-005+[-1.53832E-005 -1.75806E-005 -2.08511E-005 -2.19456E-005 -1.81331E-005 -6.6137E-006 5.36187E-006 2.00829E-005 3.79701E-005 5.67828E-005 7.63469E-005 9.46942E-005 0.000114472 0.000139221 0.000159152 0.000182447 0.000211045 0.000233297 0.000256188 0.000275501 0.000295361 ]);
ur3j5=(180/pi)*(3.26126E-007+[-3.26126E-007 -1.25984E-005 -1.67359E-005 -1.84092E-005 -1.68114E-005 -1.46477E-005 -1.28789E-005 -1.18579E-005 -1.20975E-005 -1.32851E-005 -1.46286E-005 -1.71852E-005 -2.11869E-005 -2.62156E-005 -3.20569E-005 -3.51854E-005 -4.17119E-005 -4.7941E-005 -5.50254E-005 -6.19117E-005 -6.94068E-005 ]);

% axial rotation (6P) data converted to degrees
ti6=[2 2.05126 2.10091 2.15535 2.20061 2.25209 2.30561 2.36555 2.40191 2.4653 2.51879 2.5529 2.60117 2.65273 2.7052 2.76398 2.80076 2.87223 2.92223 2.95699 3];
ur1i6=(180/pi)*(1.97703E-005+[-1.97703E-005 1.79715E-005 2.94259E-005 2.84843E-005 2.29173E-005 2.22585E-005 3.36128E-005 5.71887E-005 7.60547E-005 0.000107709 0.000132794 0.000148018 0.000168074 0.000188504 0.000208474 0.000230245 0.000244102 0.000271161 0.000289899 0.000302667 0.000318749]);
ur2i6=(180/pi)*(1.53832E-005+[-1.53832E-005 -3.03893E-005 -5.04974E-005 -7.21896E-005 -9.03045E-005 -0.000107958 -0.000118215 -0.00012414 -0.000125169 -0.000126663 -0.000127716 -0.000128402 -0.000129857 -0.000131843 -0.000134333 -0.000137583 -0.000139663 -0.00014412 -0.000147727 -0.000150304 -0.000153673]);
ur3i6=(180/pi)*(3.26126E-007+[-3.26126E-007 3.02829E-005 7.41507E-005 0.000125212 0.000172733 0.000230047 0.000288226 0.000350841 0.000386971 0.000448765 0.000500901 0.000534328 0.000581484 0.000631492 0.000682118 0.000738722 0.000774145 0.000842646 0.000890351 0.000923317 0.000963845 ]);

% axial rotation (6N) data converted to degrees
tj6=[2 2.05026 2.11433 2.16433 2.21433 2.26433 2.31433 2.36433 2.41433 2.46433 2.51433 2.56433 2.61433 2.66433 2.70261 2.75271 2.82501 2.85634 2.92405 2.9575 3];
ur1t6=(180/pi)*(1.97703E-005+[-1.97703E-005 7.44463E-005 7.15003E-005 7.06738E-005 7.41194E-005 7.90068E-005 8.57631E-005 9.41735E-005 0.000108057 0.000115752 0.000127331 0.000138464 0.000152982 0.000163715 0.000174752 0.000197366 0.0002089 0.00022065 0.000231097 0.000248153 0.000256989]);
ur2t6=(180/pi)*(1.53832E-005+[-1.53832E-005 2.05224E-005 3.66402E-005 4.48922E-005 5.37044E-005 6.08074E-005 6.81063E-005 7.55261E-005 8.5691E-005 9.07064E-005 9.78267E-005 0.000104112 0.000111668 0.00011698 0.000122243 0.00013271 0.0001379 0.000143129 0.000147711 0.000155158 0.000158981 ]);
ur3t6=(180/pi)*(3.26126E-007+[-3.26126E-007 -5.09282E-005 -0.000118614 -0.000162442 -0.000212294 -0.000256199 -0.000303935 -0.000355042 -0.000428999 -0.000467065 -0.000521811 -0.000570977 -0.000631706 -0.000674828 -0.000717973 -0.000804195 -0.000847287 -0.000890295 -0.000927904 -0.000988284 -0.00101911]);


%% join ROM data
% LOADNODE
% (4N&4P)
u1a=[flip(ur1a(2:21)),ur1b];
u2a=[flip(ur2a(2:21)),ur2b];
u3a=[flip(ur3a(2:21)),ur3b];
t1=[2*(-1*flip(ta(2:21))+2),(tb-2)*2];

%(5N&5P)
t2=[2*(-1*flip(ta5(2:21))+2),(tb5-2)*2];
u1a5=[flip(ur1a5(2:21)),ur1b5];
u2a5=[flip(ur2a5(2:21)),ur2b5];
u3a5=[flip(ur3a5(2:21)),ur3b5];

%(6N&6P)
tab6=[2*(-1*flip(ta6(2:21))+2),(tb6-2)*2];
u1a6=[flip(ur1a6(2:21)),ur1b6];
u2a6=[flip(ur2a6(2:21)),ur2b6];
u3a6=[flip(ur3a6(2:21)),ur3b6];


% C4
% (4N&4P)
u1z=[flip(ur1c(2:21)),ur1d];
u2z=[flip(ur2c(2:21)),ur2d];
u3z=[flip(ur3c(2:21)),ur3d];
t3=[2*(-1*flip(tc(2:21))+2),(td-2)*2];

%(5N&5P)
t4=[2*(-1*flip(tc5(2:21))+2),(td5-2)*2];
u1z5=[flip(ur1c5(2:21)),ur1d5];
u2z5=[flip(ur2c5(2:21)),ur2d5];
u3z5=[flip(ur3c5(2:21)),ur3d5];

% 6N & 6P
t20=[2*(-1*flip(tc6(2:21))+2),(td6-2)*2];
u1c6=[flip(ur1c6(2:21)),ur1d6];
u2c6=[flip(ur2c6(2:21)),ur2d6];
u3c6=[flip(ur3c6(2:21)),ur3d6];


% C5
% (4N&4P)
u1y=[flip(ur1e(2:21)),ur1f];
u2y=[flip(ur2e(2:21)),ur2f];
u3y=[flip(ur3e(2:21)),ur3f];
t5=[2*(-1*flip(te(2:21))+2),(tf-2)*2];


%(5N&5P)
t6=[2*(-1*flip(te5(2:21))+2),(tf5-2)*2];
u1y5=[flip(ur1e5(2:21)),ur1f5];
u2y5=[flip(ur2e5(2:21)),ur2f5];
u3y5=[flip(ur3e5(2:21)),ur3f5];



%6N & 6P
t21=[2*(-1*flip(te6(2:21))+2),(tf6-2)*2];
u1e6=[flip(ur1e6(2:21)),ur1f6];
u2e6=[flip(ur2e6(2:21)),ur2f6];
u3e6=[flip(ur3e6(2:21)),ur3f6];


%C6
% (4N&4P)
u1x=[flip(ur1g(2:21)),ur1h];
u2x=[flip(ur2g(2:21)),ur2h];
u3x=[flip(ur3g(2:21)),ur3h];
t7=[2*(-1*flip(tg(2:21))+2),(tf-2)*2];

%(5N&5P)
t8=[2*(-1*flip(tg5(2:21))+2),(th5-2)*2];
u1x5=[flip(ur1g5(2:21)),ur1h5];
u2x5=[flip(ur2g5(2:21)),ur2h5];
u3x5=[flip(ur3g5(2:21)),ur3h5];

% 6N & 6P
t22=[2*(-1*flip(tg6(2:21))+2),(th6-2)*2];
u1g6=[flip(ur1g6(2:21)),ur1h6];
u2g6=[flip(ur2g6(2:21)),ur2h6];
u3g6=[flip(ur3g6(2:21)),ur3h6];


%C7
% (4N&4P)
u1w=[flip(ur1i(2:21)),ur1j];
u2w=[flip(ur2i(2:21)),ur2j];
u3w=[flip(ur3i(2:21)),ur3j];
t9=[2*(-1*flip(ti(2:21))+2),(th-2)*2];

%(5N&5P)
t10=[2*(-1*flip(ti5(2:21))+2),(tj5-2)*2];
u1w5=[flip(ur1i5(2:21)),ur1j5];
u2w5=[flip(ur2i5(2:21)),ur2j5];
u3w5=[flip(ur3i5(2:21)),ur3j5];

% 6N & 6P
t23=[2*(-1*flip(tj6(2:21))+2),(ti6-2)*2];
u1i6=[flip(ur1t6(2:21)),ur1i6];
u2i6=[flip(ur2t6(2:21)),ur2i6];
u3i6=[flip(ur3t6(2:21)),ur3i6];

%% figures
figure(1)
a=plot(t1,u1a,'r');
title('Part-2-1.LOADNODE ROM about x-axis (4N&4P)')
xlabel('Moment N-m')
ylabel('Degrees')
legend([c,a],'intact','model 1')
hold on

figure(2)
a=plot(t1,u2a,'r');
title('Part-2-1.LOADNODE ROM about y-axis (4N&4P)')
xlabel('Moment N-m')
ylabel('Degrees')
legend([c,a],'intact','model 1')
hold on

figure(3)
a=plot(t1,u3a,'r');
title('Part-2-1.LOADNODE ROM about z-axis (4N&4P)')
xlabel('Moment N-m')
ylabel('Degrees')
legend([c,a],'intact','model 1')
hold on

figure(4)
a=plot(t2,u1a5,'r');
title('Part-2-1.LOADNODE ROM about x-axis (5N&5P)')
xlabel('Moment N-m')
ylabel('Degrees')
legend([c,a],'intact','model 1')
hold on

figure(5)
a=plot(t2,u2a5,'r');
title('Part-2-1.LOADNODE ROM about y-axis (5N&5P)')
xlabel('Moment N-m')
ylabel('Degrees')
legend([c,a],'intact','model 1')
hold on

figure(6)
a=plot(t2,u3a5,'r');
title('Part-2-1.LOADNODE ROM about z-axis (5N&5P)')
xlabel('Moment N-m')
ylabel('Degrees')
legend([c,a],'intact','model 1')
hold on


figure(7)
a=plot(tab6,u1a6,'r');
title('Part-2-1.LOADNODE ROM about x-axis (6N&6P)')
xlabel('Moment N-m')
ylabel('degrees')
legend([c,a],'intact','model 1')
hold on

figure(8)
a=plot(tab6,u2a6,'r');
title('Part-2-1.LOADNODE ROM about y-axis (6N&6P)')
xlabel('Moment N-m')
ylabel('degrees')
legend([c,a],'intact','model 1')
hold on

figure(9)
a=plot(tab6,u3a6,'r');
title('Part-2-1.LOADNODE ROM about z-axis (6N&6P)')
xlabel('Moment N-m')
ylabel('degrees')
legend([c,a],'intact','model 1')
hold on

figure(10)
a=plot(t3,u1z,'r');
title('Part-2-1.N-C4-EP ROM about x-axis (4N&4P)')
xlabel('Moment N-m')
ylabel('Degrees')
legend([c,a],'intact','model 1')
hold on


figure(11)
a=plot(t3,u2z,'r');
title('Part-2-1.N-C4-EP ROM about y-axis (4N&4P)')
xlabel('Moment N-m')
ylabel('Degrees')
legend([c,a],'intact','model 1')
 hold on

figure(12)
a=plot(t3,u3z,'r');
title('Part-2-1.N-C4-EP ROM about z-axis (4N&4P)')
xlabel('Moment N-m')
ylabel('Degrees')
legend([c,a],'intact','model 1')
hold on

figure(13)
a=plot(t4,u1z5,'r');
title('Part-2-1.N-C4-EP ROM about x-axis (5N&5P)')
xlabel('Moment N-m')
ylabel('Degrees')
legend([c,a],'intact','model 1')
hold on

figure(14)
a=plot(t4,u2z5,'r');
title('Part-2-1.N-C4-EP ROM about y-axis (5N&5P)')
xlabel('Moment N-m')
ylabel('Degrees')
legend([c,a],'intact','model 1')
hold on

figure(15)
a=plot(t4,u3z5,'r');
title('Part-2-1.N-C4-EP ROM about z-axis (5N&5P)')
xlabel('Moment N-m')
ylabel('Degrees')
legend([c,a],'intact','model 1')
hold on

figure(16)
a=plot(t20,u1c6,'r');
title('Part-2-1.N-C4-EP ROM about x axis (6N&6P)')
xlabel('Moment N-m')
ylabel('Degrees')
legend([c,a],'intact','model 1')
hold on

figure(17)
a=plot(t20,u2c6,'r');
title('Part-2-1.N-C4-EP ROM about y axis (6N&6P)')
xlabel('Moment N-m')
ylabel('Degrees')
legend([c,a],'intact','model 1')
hold on

figure(18)
a=plot(t20,u3c6,'r');
title('Part-2-1.N-C4-EP ROM about z axis (6N&6P)')
xlabel('Moment N-m')
ylabel('Degrees')
legend([c,a],'intact','model 1')
hold on

figure(19)
a=plot(t5,u1y,'r');
title('Part-2-1.N-C5-EP ROM about x-axis (4N&4P)')
xlabel('Moment N-m')
ylabel('Degrees')
legend([c,a],'intact','model 1')
hold on

figure(20)
a=plot(t5,u2y,'r');
title('Part-2-1.N-C4-EP ROM about y-axis (4N&4P)')
xlabel('Moment N-m')
ylabel('Degrees')
legend([c,a],'intact','model 1')
hold on

figure(21)
a=plot(t5,u3y,'r');
title('Part-2-1.N-C4-EP ROM about z-axis (4N&4P)')
xlabel('Moment N-m')
ylabel('Degrees')
legend([c,a],'intact','model 1')
hold on

figure(22)
a=plot(t6,u1y5,'r');
title('Part-2-1.N-C5-EP ROM about x-axis (5N&5P)')
xlabel('Moment N-m')
ylabel('Degrees')
legend([c,a],'intact','model 1')
hold on

figure(23)
a=plot(t6,u2y5,'r');
title('Part-2-1.N-C5-EP ROM about y-axis (5N&5P)')
xlabel('Moment N-m')
ylabel('Degrees')
legend([c,a],'intact','model 1')
hold on

figure(24)
a=plot(t6,u3y5,'r');
title('Part-2-1.N-C5-EP ROM about z-axis (5N&5P)')
xlabel('Moment N-m')
ylabel('Degrees')
legend([c,a],'intact','model 1')
hold on

figure(25)
a=plot(t21,u1e6,'r');
title('Part-2-1.N-C5-EP ROM about x-axis (6N&6P)')
xlabel('Moment N-m')
ylabel('Degrees')
legend([c,a],'intact','model 1')
hold on

figure(26)
a=plot(t21,u2e6,'r');
title('Part-2-1.N-C5-EP ROM about y-axis (6N&6P)')
xlabel('Moment N-m')
ylabel('Degrees')
legend([c,a],'intact','model 1')
hold on

figure(27)
a=plot(t21,u3e6,'r');
title('Part-2-1.N-C5-EP ROM about y-axis (6N&6P)')
xlabel('Moment N-m')
ylabel('Degrees')
legend([c,a],'intact','model 1')
hold on

figure(28)
a=plot(t7,u1x,'r');
title('Part-2-1.N-C6-EP ROM about x-axis (4N&4P)')
xlabel('Moment N-m')
ylabel('Degrees')
legend([c,a],'intact','model 1')
hold on

figure(29)
a=plot(t7,u2x,'r');
title('Part-2-1.N-C6-EP ROM about y-axis (4N&4P)')
xlabel('Moment N-m')
ylabel('Degrees')
legend([c,a],'intact','model 1')
hold on

figure(30)
a=plot(t7,u3x,'r');
title('Part-2-1.N-C6-EP ROM about z-axis (4N&4P)')
xlabel('Moment N-m')
ylabel('Degrees')
legend([c,a],'intact','model 1')
hold on

figure(31)
a=plot(t8,u1x5,'r');
title('Part-2-1.N-C6-EP ROM about x-axis (5N&5P)')
xlabel('Moment N-m')
ylabel('Degrees')
legend([c,a],'intact','model 1')
hold on

figure(32)
a=plot(t8,u2x5,'r');
title('Part-2-1.N-C6-EP ROM about y-axis (5N&5P)')
xlabel('Moment N-m')
ylabel('Degrees')
legend([c,a],'intact','model 1')
hold on

figure(33)
a=plot(t8,u3x5,'r');
title('Part-2-1.N-C6-EP ROM about z-axis (5N&5P)')
xlabel('Moment N-m')
ylabel('Degrees')
legend([c,a],'intact','model 1')
hold on

figure(34)
a=plot(t22,u1g6,'r');
title('Part-2-1.N-C6-EP ROM about x-axis (6N&6P)')
xlabel('Moment N-m')
ylabel('Degrees')
legend([c,a],'intact','model 1')
hold on

figure(35)
a=plot(t22,u2g6,'r');
title('Part-2-1.N-C6-EP ROM about y-axis (6N&6P)')
xlabel('Moment N-m')
ylabel('Degrees')
legend([c,a],'intact','model 1')
hold on

figure(36)
a=plot(t22,u3g6,'r');
title('Part-2-1.N-C6-EP ROM about z-axis (6N&6P)')
xlabel('Moment N-m')
ylabel('Degrees')
legend([c,a],'intact','model 1')
hold on

figure(37)
a=plot(t9,u1w,'r');
title('Part-2-1.N-C7-EP ROM about x-axis (4N&4P)')
xlabel('Moment N-m')
ylabel('Degrees')
legend([c,a],'intact','model 1')
hold on

figure(38)
a=plot(t9,u2w,'r');
title('Part-2-1.N-C7-EP ROM about y-axis (4N&4P)')
xlabel('Moment N-m')
ylabel('Degrees')
legend([c,a],'intact','model 1')
hold on

figure(39)
a=plot(t9,u3w);
title('Part-2-1.N-C7-EP ROM about z-axis (4N&4P)')
xlabel('Moment N-m')
ylabel('Degrees')
legend([c,a],'intact','model 1')
hold on

figure(40)
a=plot(t10,u1x5,'r');
title('Part-2-1.N-C7-EP ROM about x-axis (5N&5P)')
xlabel('Moment N-m')
ylabel('Degrees')
legend([c,a],'intact','model 1')
hold on

figure(41)
a=plot(t10,u2x5,'r');
title('Part-2-1.N-C7-EP ROM about y-axis (5N&5P)')
xlabel('Moment N-m')
ylabel('Degrees')
legend([c,a],'intact','model 1')
hold on

figure(42)
a=plot(t10,u3x5,'r');
title('Part-2-1.N-C7-EP ROM about z-axis (5N&5P)')
xlabel('Moment N-m')
ylabel('Degrees')
legend([c,a],'intact','model 1')
hold on

figure(43)
a=plot(t23,u1i6,'r');
title('Part-2-1.N-C7-EP ROM about x-axis (6N&6P)')
xlabel('Moment N-m')
ylabel('Degrees')
legend([c,a],'intact','model 1')
hold on

figure(44)
a=plot(t23,u2i6,'r');
title('Part-2-1.N-C7-EP ROM about y-axis (6N&6P)')
xlabel('Moment N-m')
ylabel('Degrees')
legend([c,a],'intact','model 1')
hold on

figure(45)
a=plot(t23,u3i6,'r');
title('Part-2-1.N-C7-EP ROM about z-axis (6N&6P)')
xlabel('Moment N-m')
ylabel('Degrees')
legend([c,a],'intact','model 1')
hold on
